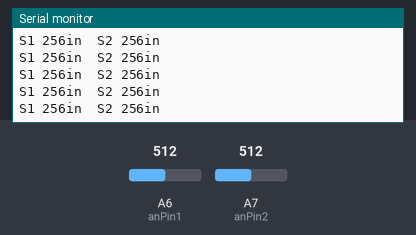
Bench run of a sketch on a simulated Arduino Nano, built with avr-gcc and run on an emulated ATmega328P. On the bench: the last lines printed to the serial monitor. Inputs (shaded band) come from the test bench; at power-on: A6 (anPin1) = 512, A7 (anPin2) = 512.

Above: at 7.2 s.
7.3 s: A6 (anPin1) set to 207
At 7.62 s:
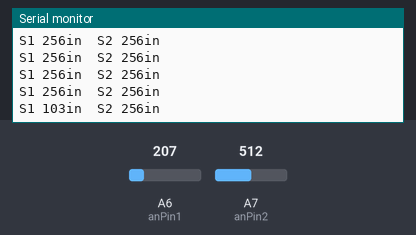
10.3 s: A6 (anPin1) set to 187
At 10.44 s:
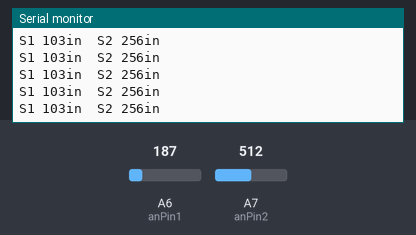
Timing chart, 0 to 12.8 s (numbered marks = the images above; inputs shaded):
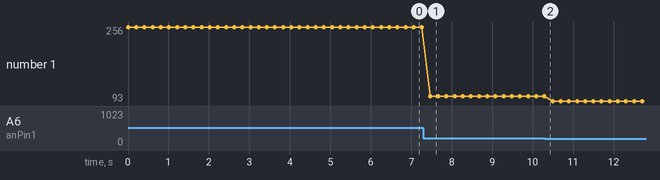

The sketch:

LV_Ultrasonics_test_01.ino
```cpp
/*
This code reads the Analog Voltage output from the
LV-MaxSonar sensors
If you wish for code with averaging, please see
playground.arduino.cc/Main/MaxSonar
Please note that we do not recommend using averaging with our sensors.
Mode and Median filters are recommended.
*/

const int anPin1 = A6;
const int anPin2 = A7;
int triggerPin1 = 6;
long distance1, distance2;

void setup() {
  Serial.begin(9600);  // sets the serial port to 9600
  pinMode(triggerPin1, OUTPUT);
}

void start_sensor(){
  digitalWrite(triggerPin1,HIGH);
  delay(1);
  digitalWrite(triggerPin1,LOW);
}

void read_sensors(){
  /*
  Scale factor is (Vcc/512) per inch. A 5V supply yields ~9.8mV/in
  Arduino analog pin goes from 0 to 1024, so the value has to be divided by 2 to get the actual inches
  */
  distance1 = analogRead(anPin1)/2;
  distance2 = analogRead(anPin2)/2;
}

void print_all(){
  Serial.print("S1");
  Serial.print(" ");
  Serial.print(distance1);
  Serial.print("in");
  Serial.print(" ");
  Serial.print(" ");
  Serial.print("S2");
  Serial.print(" ");
  Serial.print(distance2);
  Serial.print("in");
  Serial.print(" ");
  Serial.println();
}

void loop() {
  start_sensor();
  read_sensors();
  print_all();
  delay(200); //This is the equivant of the amount of sensors times 50.  If you changed this to 5 sensors the delay would be 250.
}
```

Measured:
- after the input at 7.3 s, the serial monitor: prints a new line after 0.16 s (image 1)
- plotted number 1: 256 → 103 after the input at 7.3 s, 103 → 93 after the input at 10.3 s
